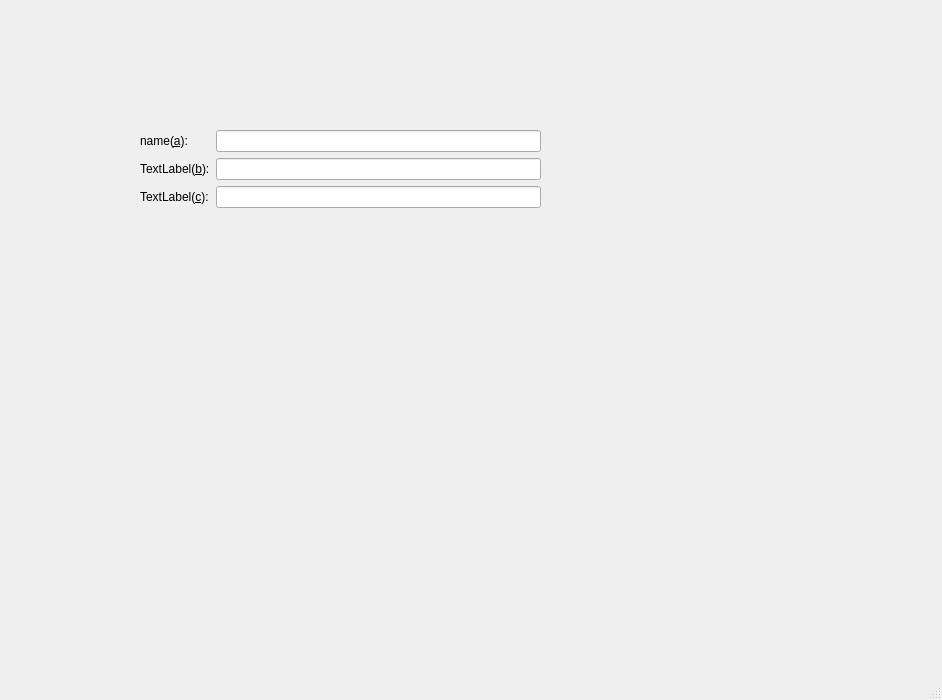
<?xml version="1.0" encoding="UTF-8"?>
<ui version="4.0">
 <class>MainWindow</class>
 <widget class="QMainWindow" name="MainWindow">
  <property name="geometry">
   <rect>
    <x>0</x>
    <y>0</y>
    <width>942</width>
    <height>700</height>
   </rect>
  </property>
  <property name="windowTitle">
   <string>MainWindow</string>
  </property>
  <widget class="QWidget" name="centralwidget">
   <widget class="QWidget" name="formLayoutWidget">
    <property name="geometry">
     <rect>
      <x>140</x>
      <y>130</y>
      <width>401</width>
      <height>231</height>
     </rect>
    </property>
    <layout class="QFormLayout" name="formLayout">
     <property name="sizeConstraint">
      <enum>QLayout::SetDefaultConstraint</enum>
     </property>
     <property name="labelAlignment">
      <set>Qt::AlignJustify|Qt::AlignTop</set>
     </property>
     <item row="0" column="0">
      <widget class="QLabel" name="label">
       <property name="text">
        <string>name(&amp;a):</string>
       </property>
       <property name="buddy">
        <cstring>lineEdit</cstring>
       </property>
      </widget>
     </item>
     <item row="1" column="0">
      <widget class="QLabel" name="label_2">
       <property name="text">
        <string>TextLabel(&amp;b):</string>
       </property>
       <property name="buddy">
        <cstring>lineEdit_2</cstring>
       </property>
      </widget>
     </item>
     <item row="2" column="0">
      <widget class="QLabel" name="label_3">
       <property name="text">
        <string>TextLabel(&amp;c):</string>
       </property>
       <property name="buddy">
        <cstring>lineEdit_3</cstring>
       </property>
      </widget>
     </item>
     <item row="0" column="1">
      <widget class="QLineEdit" name="lineEdit"/>
     </item>
     <item row="1" column="1">
      <widget class="QLineEdit" name="lineEdit_2"/>
     </item>
     <item row="2" column="1">
      <widget class="QLineEdit" name="lineEdit_3"/>
     </item>
    </layout>
   </widget>
  </widget>
  <widget class="QMenuBar" name="menubar">
   <property name="geometry">
    <rect>
     <x>0</x>
     <y>0</y>
     <width>942</width>
     <height>26</height>
    </rect>
   </property>
  </widget>
  <widget class="QStatusBar" name="statusbar"/>
 </widget>
 <resources/>
 <connections/>
</ui>
